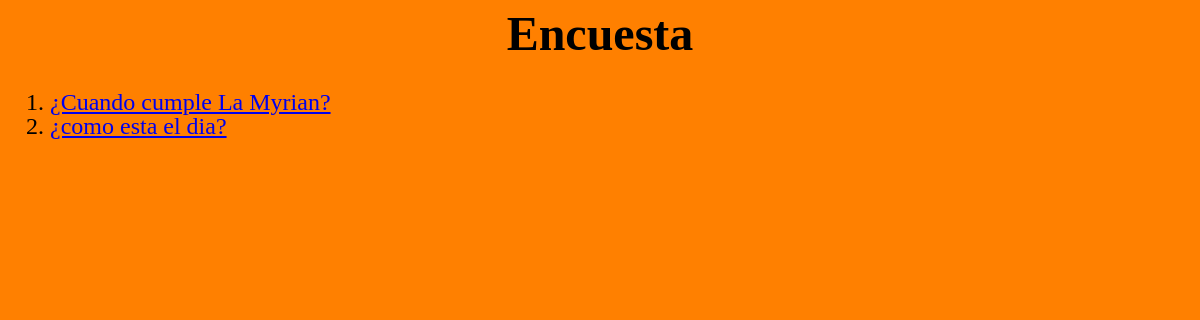
/polls/, run on an earlier commit of the app's database.
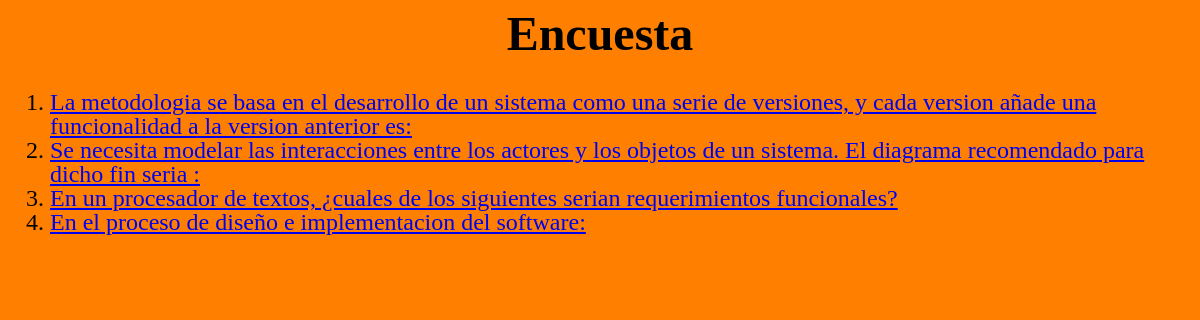
And on a later commit of the database.
### polls/models.py (models this page shows, shortened)
class Question(models.Model):
    question_text = models.CharField(max_length=200)
    pub_date = models.DateTimeField('date published')
    def was_published_recently(self):
        now = timezone.now()
        return now - datetime.timedelta(days=1) <= self.pub_date <= now
    was_published_recently.admin_order_field = 'pub_date'
    was_published_recently.boolean = True
    was_published_recently.short_description = 'Published recently?'

### polls/views.py (the view)
# urls.py: path('', views.IndexView.as_view(), name='index'),
class IndexView(generic.ListView):
    template_name = 'polls/index.html'
    context_object_name = 'latest_question_list'
    def get_queryset(self):
        return Question.objects.order_by('-pub_date')[:5]

### polls/templates/polls/index.html (shortened to what this page needs)
{% load static %}
<link rel="stylesheet" type="text/css" href="{% static 'polls/style.css' %}">
<h1> Encuesta </h1>
{% if latest_question_list %}
    <ol>
{% for question in latest_question_list %}
       <li><a href="{% url 'polls:detail' question.id %}">{{ question.question_text }}</a></li>
    {% endfor %}
    </ol>
{% else %}
    <p>No polls are available.</p>
{% endif %}

### polls/static/polls/style.css (style rules this page uses)
h1 { text-align: center ; }

What changed in the data, as far as the page shows it:
removed Question: question_text "¿Cuando cumple La Myrian?"
removed Question: question_text "¿como esta el dia?"
added Question: question_text "La metodologia se basa en el desarrollo de un sistema como una serie de versiones, y cada version añade una funcionalidad a la version anterior es:"
added Question: question_text "Se necesita modelar las interacciones entre los actores y los objetos de un sistema. El diagrama recomendado para dicho fin seria :"
added Question: question_text "En un procesador de textos, ¿cuales de los siguientes serian requerimientos funcionales?"
added Question: question_text "En el proceso de diseño e implementacion del software:"
